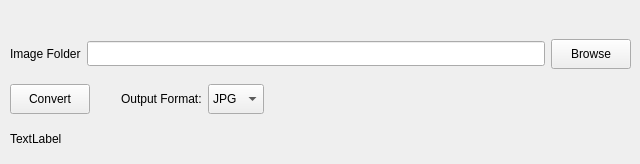
<?xml version="1.0" encoding="UTF-8"?>
<ui version="4.0">
 <class>MainWindow</class>
 <widget class="QMainWindow" name="MainWindow">
  <property name="geometry">
   <rect>
    <x>0</x>
    <y>0</y>
    <width>640</width>
    <height>164</height>
   </rect>
  </property>
  <property name="windowTitle">
   <string>Image Converter</string>
  </property>
  <widget class="QWidget" name="centralwidget">
   <widget class="QWidget" name="gridLayoutWidget">
    <property name="geometry">
     <rect>
      <x>10</x>
      <y>30</y>
      <width>621</width>
      <height>131</height>
     </rect>
    </property>
    <layout class="QGridLayout" name="gridLayout_Main">
     <item row="2" column="0">
      <widget class="QLabel" name="lbl_processingStatusText">
       <property name="sizePolicy">
        <sizepolicy hsizetype="Fixed" vsizetype="Fixed">
         <horstretch>0</horstretch>
         <verstretch>0</verstretch>
        </sizepolicy>
       </property>
       <property name="minimumSize">
        <size>
         <width>100</width>
         <height>20</height>
        </size>
       </property>
       <property name="maximumSize">
        <size>
         <width>200</width>
         <height>20</height>
        </size>
       </property>
       <property name="text">
        <string>TextLabel</string>
       </property>
      </widget>
     </item>
     <item row="1" column="0">
      <layout class="QHBoxLayout" name="hLayout_imageConvertBtn">
       <item>
        <widget class="QPushButton" name="btn_ImageConvert">
         <property name="sizePolicy">
          <sizepolicy hsizetype="Fixed" vsizetype="Fixed">
           <horstretch>0</horstretch>
           <verstretch>0</verstretch>
          </sizepolicy>
         </property>
         <property name="minimumSize">
          <size>
           <width>50</width>
           <height>20</height>
          </size>
         </property>
         <property name="maximumSize">
          <size>
           <width>80</width>
           <height>30</height>
          </size>
         </property>
         <property name="layoutDirection">
          <enum>Qt::LeftToRight</enum>
         </property>
         <property name="text">
          <string>Convert</string>
         </property>
        </widget>
       </item>
       <item>
        <spacer name="hSpacer_btnImageConvert_lblOutputFormat">
         <property name="orientation">
          <enum>Qt::Horizontal</enum>
         </property>
         <property name="sizeType">
          <enum>QSizePolicy::Fixed</enum>
         </property>
         <property name="sizeHint" stdset="0">
          <size>
           <width>25</width>
           <height>20</height>
          </size>
         </property>
        </spacer>
       </item>
       <item>
        <widget class="QLabel" name="lbl_outputImageFormat">
         <property name="layoutDirection">
          <enum>Qt::LeftToRight</enum>
         </property>
         <property name="text">
          <string>Output Format:</string>
         </property>
        </widget>
       </item>
       <item>
        <widget class="QComboBox" name="cbBox_outputImageFormatSelector">
         <property name="sizePolicy">
          <sizepolicy hsizetype="Fixed" vsizetype="Fixed">
           <horstretch>0</horstretch>
           <verstretch>0</verstretch>
          </sizepolicy>
         </property>
         <property name="maximumSize">
          <size>
           <width>16777215</width>
           <height>30</height>
          </size>
         </property>
         <property name="editable">
          <bool>false</bool>
         </property>
         <item>
          <property name="text">
           <string>JPG</string>
          </property>
         </item>
         <item>
          <property name="text">
           <string>PNG</string>
          </property>
         </item>
         <item>
          <property name="text">
           <string>BMP</string>
          </property>
         </item>
        </widget>
       </item>
       <item>
        <spacer name="hSpacer_cbBox_outputImageFormatSelector_rightMargin">
         <property name="orientation">
          <enum>Qt::Horizontal</enum>
         </property>
         <property name="sizeHint" stdset="0">
          <size>
           <width>40</width>
           <height>20</height>
          </size>
         </property>
        </spacer>
       </item>
      </layout>
     </item>
     <item row="0" column="0">
      <layout class="QHBoxLayout" name="hLayout_imageFolderBrowser">
       <property name="sizeConstraint">
        <enum>QLayout::SetDefaultConstraint</enum>
       </property>
       <item>
        <widget class="QLabel" name="lbl_ImageFolder">
         <property name="sizePolicy">
          <sizepolicy hsizetype="Minimum" vsizetype="Minimum">
           <horstretch>0</horstretch>
           <verstretch>0</verstretch>
          </sizepolicy>
         </property>
         <property name="minimumSize">
          <size>
           <width>40</width>
           <height>20</height>
          </size>
         </property>
         <property name="text">
          <string>Image Folder</string>
         </property>
        </widget>
       </item>
       <item>
        <widget class="QLineEdit" name="lineEdit_folderBrowserSeletedPath">
         <property name="minimumSize">
          <size>
           <width>100</width>
           <height>25</height>
          </size>
         </property>
         <property name="readOnly">
          <bool>true</bool>
         </property>
        </widget>
       </item>
       <item>
        <widget class="QPushButton" name="btn_folderBrowser">
         <property name="sizePolicy">
          <sizepolicy hsizetype="Minimum" vsizetype="Minimum">
           <horstretch>0</horstretch>
           <verstretch>0</verstretch>
          </sizepolicy>
         </property>
         <property name="minimumSize">
          <size>
           <width>50</width>
           <height>20</height>
          </size>
         </property>
         <property name="maximumSize">
          <size>
           <width>100</width>
           <height>30</height>
          </size>
         </property>
         <property name="text">
          <string>Browse</string>
         </property>
        </widget>
       </item>
      </layout>
     </item>
    </layout>
   </widget>
  </widget>
 </widget>
 <resources/>
 <connections/>
</ui>
